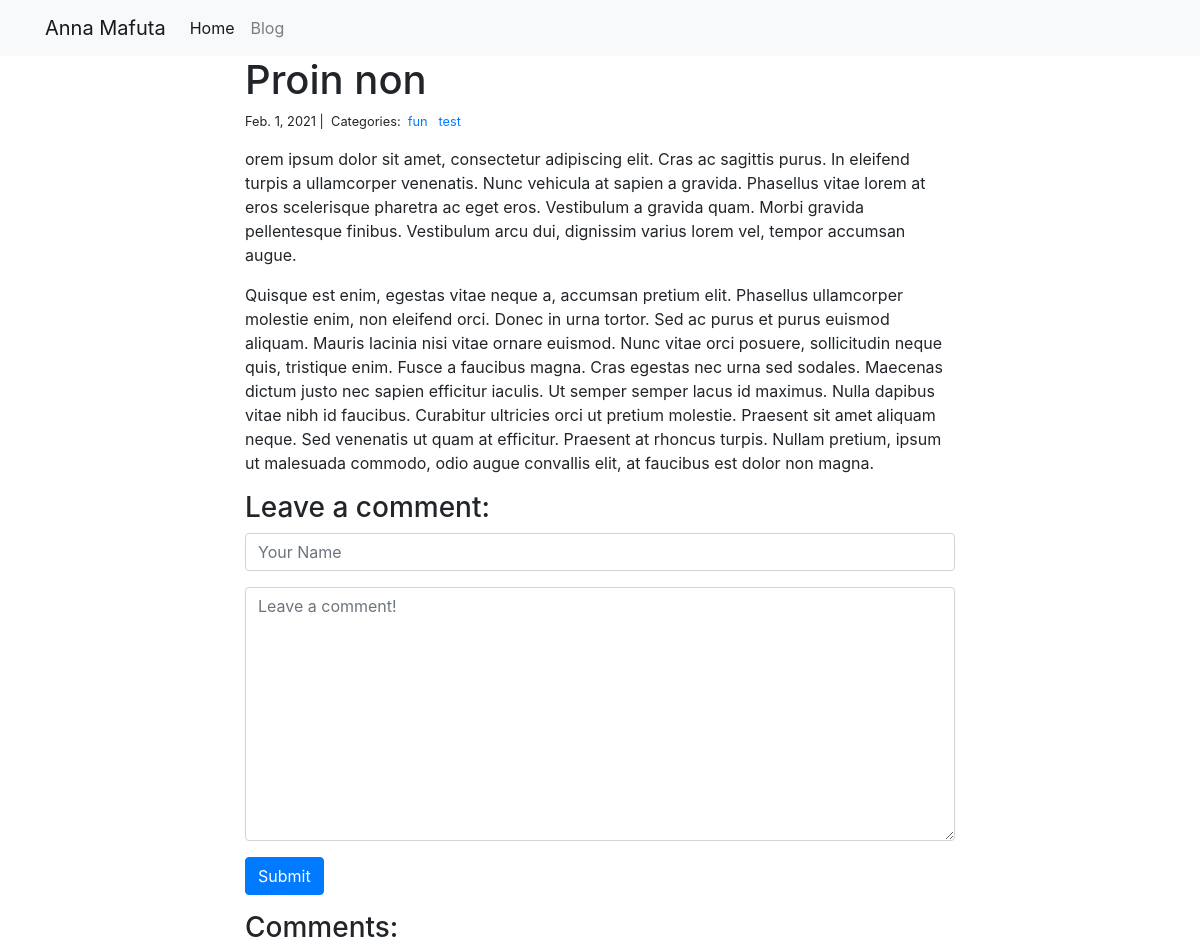
Page /blog/1/ on the committed database.
### blog/models.py (models this page shows)
class Post(models.Model):
    title = models.CharField(max_length=255)
    body = models.TextField()
    created_on = models.DateTimeField(auto_now_add=True)
    last_modified = models.DateTimeField(auto_now=True)
    categories = models.ManyToManyField("Category", related_name="posts")

class Category(models.Model):
    name = models.CharField(max_length=20)

### blog/views.py (the view, shortened to what this page needs)
# urls.py: path("<int:pk>/", views.blog_detail, name="blog_detail"),
def blog_detail(request, pk):
    post = Post.objects.get(pk=pk)
    comments = Comment.objects.filter(post=post)
    form = CommentForm()
    context = {"post": post, "comments": comments, "form": form}
    return render(request, "blog_detail.html", context)

### blog/forms.py
class CommentForm(forms.Form):
    author = forms.CharField(
        max_length=60,
        widget=forms.TextInput(attrs={
            "class": "form-control",
            "placeholder": "Your Name"
        })
    )
    body = forms.CharField(widget=forms.Textarea(
        attrs={
            "class": "form-control",
            "placeholder": "Leave a comment!"
        })
    )

### blog/templates/blog_detail.html (shortened to what this page needs)
{% extends "base.html" %}
{% block page_content %}
<div class="col-md-8 offset-md-2">
     <h1>{{ post.title }}</h1>
     <small>
         {{ post.created_on.date }} |&nbsp;
         Categories:&nbsp;
         {% for category in post.categories.all %}
         <a href="{% url 'blog_category' category.name %}">
            {{ category.name }}
        </a>&nbsp;
        {% endfor %}
    </small>
    <p>{{ post.body | linebreaks }}</p>
    <h3>Leave a comment:</h3>
    <form action="/blog/{{ post.pk }}/" method="post">
        <div class="form-group">
            {{ form.author }}
        </div>
        <div class="form-group">
            {{ form.body }}
        </div>
        <button type="submit" class="btn btn-primary">Submit</button>
    </form>
    <h3>Comments:</h3>
</div>
{% endblock %}

### rows in the picture
Post: title "Proin non", created_on "Feb. 1, 2021", body "orem ipsum dolor sit amet, consectetur adipiscing elit. Cras ac sagittis purus. In eleifend turpis a ullamcorper venenatis. Nunc vehicula at sapien a gravida. Phasellus vitae lorem at eros scelerisque pharetra ac eget eros. Vestibulum a gravida quam. Morbi gravida pellentesque finibus. Vestibulum arcu dui, dignissim varius lorem vel, tempor accumsan augue. Quisque est enim, egestas vitae neque a, accumsan pretium elit. Phasellus ullamcorper molestie enim, non eleifend orci. Donec in urna tortor. Sed ac purus et purus euismod aliquam. Mauris lacinia nisi vitae ornare euismod. Nunc vitae orci posuere, sollicitudin neque quis, tristique enim. Fusce a faucibus magna. Cras egestas nec urna sed…"
Category: name "fun"
Category: name "test"
